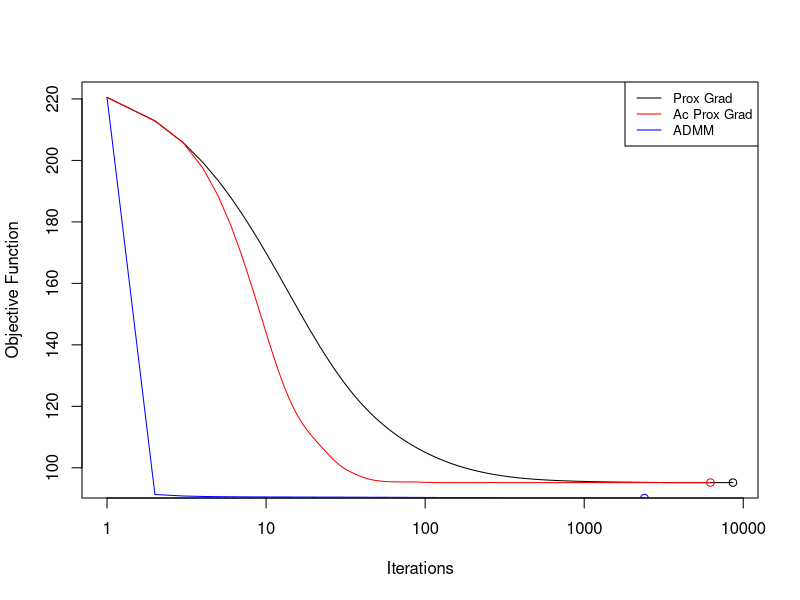

R code for this plot:
## ---- chunk 1

# Exercises 6 functions
#__________________________________________________________________
# Estimate the Lasso Objective Function

Lasso_OF <- function(beta, Y, X, lambda){
  # Compute the Negative Log-Likelihood function
  # Input:
  # beta = regression parameters (vector M)
  # X = features (matrix M x P)
  # Y = vector of observations (vector M)
  # lambda = complexity parameter (scalar)
  # Output:
  # Lasso_OF = Lasso Objective Function (scalar)
  t <- X %*% beta
  OF <- (0.5 ) * crossprod(Y - t) + lambda * sum(abs(beta))
  OF <- as.numeric(OF) 
}

#__________________________________________________________________
# Estimate the Gradient of the Negative Log-Likelihood

Gradient <- function(beta, Y, X){
  # Estimate the gradient of  the Negative Log-Likelihood of the Logit Model
  # Input:
  # beta = regression parameters (vector M)
  # X = features (matrix M x P)
  # Y = vector of observations (vector M)
  # Output:
  # gradient = gradient (vector M)
  t <- Y - X %*% beta
  grad <- -(1/nrow(X)) * crossprod(X, t)
}

#__________________________________________________________________
# Estimate the Soft-Thresholding Function
S_lambda <- function(Y, lambda){
  # Estimate beta using the soft-thresholding operator
  # Input:
  # Y = vector of observations (vector M)
  # lambda = complexity parameter (constant)
  # Output:
  # beta = estimated beta vector (vector M)
  t <- cbind(rep(0, length(Y)), abs(Y) - lambda)
  prox <- sign(Y) * apply(t, 1, max) 
}

#__________________________________________________________________
# The Proximal Gradient Method Implementation

proximal_gradient <- function(Y, X, lambda, gamma, iter, tol){
  # Estimate Lasso regression using The Proximal Gradient Method
  # Input:
  # Y = vector of observations (vector M)
  # X = features (matrix M x P)
  # lambda = complexity parameter (constant)
  # gamma = proximal operator parameter (scalar)
  # iter = number of iterations (scalar = N)
  # tol = tolerance (scalar)
  # Output:
  # beta = estimated beta vector (vector P)
  # Lasso_OF = negative log-likelihood per iteration (vector N) 
  
  P <- dim(X)[2]
  betas <- array(NA, dim=c(iter, P))
  betas[1,] <- rep(0, P) # Initial guess is zero
  OF <- array(NA, dim = iter)
  OF[1] <- Lasso_OF(betas[1,], Y, X, lambda)
  
  for (i in 2:iter){
    gradient <- Gradient(betas[i-1,], Y, X) # Step 1 of my pseudocode
    u <- betas[i-1,] - gamma * gradient # Step 2 of my pseudocode
    betas[i,] <- S_lambda(u, gamma * lambda)  # Step 3 of my pseudocode
    OF[i] <- Lasso_OF(betas[i,], Y, X, lambda)
    
    # Convergence Check
    e <- abs(OF[i-1] - OF[i]) / (OF[i-1] + tol)
    if ( e < tol){
      cat('Converged at_', i)
      OF <- OF[1:i]
      betas <- betas[1:i, ]
      break
    }
    else if ((i == iter) & (e) >= tol){
      print('Did not Converge')
      break
    }
  }
  return(list("Lasso_OF" = OF, "betas" = betas[i,]))
}

#__________________________________________________________________
# The Accelerated Proximal Gradient Method Implementation

ac_proximal_gradient <- function(Y, X, lambda, gamma, iter, tol){
  # Estimate Lasso regression using The Accelerated Proximal Gradient Method
  # Input:
  # Y = vector of observations (vector M)
  # X = features (matrix M x P)
  # lambda = complexity parameter (constant)
  # gamma = proximal operator parameter (scalar)
  # iter = number of iterations (scalar = N)
  # tol = tolerance (scalar)
  # Output:
  # beta = estimated beta vector (vector P)
  # Lasso_OF = negative log-likelihood per iteration (vector N) 
  
  P <- dim(X)[2]
  betas <- array(NA, dim=c(iter, P))
  betas[1,] <- rep(0, P) # Initial guess is zero
  OF <- array(NA, dim = iter)
  OF[1] <- Lasso_OF(betas[1,], Y, X, lambda)
  s <- rep(NA, iter)
  s[1] <- 1
  z <- rep(0, P)
  
  for (i in 2:iter){
    gradient <- Gradient(betas[i-1,], Y, X) # Step 1 of my pseudocode
    u <- z - gamma * gradient # Step 2 of my pseudocode
    betas[i,] <- S_lambda(u, gamma * lambda)  # Step 3 of my pseudocode
    s[i] <- (1 + sqrt(1 + 4 * s[i-1]^2))/2 # Step 4 of my pseudocode
    # Step 5 of my pseudocode
    z <- betas[i, ] + ((s[i-1] - 1)/s[i]) * (betas[i, ] - betas[i-1, ]) 
    OF[i] <- Lasso_OF(betas[i,], Y, X, lambda)
    
    # Convergence Check
    e <- abs(OF[i-1] - OF[i]) / (OF[i-1] + tol)
    if ( e < tol){
      cat('Converged at_', i)
      OF <- OF[1:i]
      betas <- betas[1:i, ]
      break
    }
    else if ((i == iter) & (e) >= tol){
      print('Did not Converge')
      break
    }
  }
  return(list("Lasso_OF" = OF, "betas" = betas[i,]))
}

#__________________________________________________________________

## ---- chunk 2
#__________________________________________________________________
# The Alternative Direction Method of Multipliers (ADMM) Method Implementation

ADMM <- function(Y, X, lambda, rho, iter, tol){
  # Estimate Lasso regression using The ADMM Method
  # Input:
  # Y = vector of observations (vector M)
  # X = features (matrix M x P)
  # lambda = complexity parameter (constant)
  # rho = step size (scalar)
  # iter = number of iterations (scalar = N)
  # tol = tolerance (scalar)
  # Output:
  # beta = estimated beta vector (vector P)
  # Lasso_OF = negative log-likelihood per iteration (vector N) 
  
  P <- dim(X)[2]
  betas <- array(NA, dim=c(iter, P))
  betas[1,] <- rep(0, P) # Initial guess is zero
  
  OF <- array(NA, dim = iter)
  OF[1] <- Lasso_OF(betas[1,], Y, X, lambda)
  
  inv <- solve(crossprod(X) + diag(rho, P))
  XtY <- crossprod(X, Y)
  
  z <- rep(0, P) # gamma
	v <- rep(0, P)
  
  for (i in 2:iter){
    betas[i,] <- inv %*% (XtY + rho * ( z - v)) # Step 1 of my pseudocode
    z <- S_lambda(betas[i,] + v, lambda / rho) # Step 2 of my pseudocode
    v <- v + betas[i,] - z # Step 3 of my pseudocode
    
    OF[i] <- Lasso_OF(betas[i,], Y, X, lambda)
    
    # Convergence Check
    e <- abs(OF[i-1] - OF[i]) / (OF[i-1] + tol)
    if ( e < tol){
      cat('Converged at_', i)
      OF <- OF[1:i]
      betas <- betas[1:i, ]
      break
    }
    else if ((i == iter) & (e) >= tol){
      print('Did not Converge')
      break
    }
  }
  return(list("Lasso_OF" = OF, "betas" = betas[i,]))
}
#__________________________________________________________________

## ---- chunk 3

#__________________________________________________________________
# Load Diabetes Data
X = as.matrix(read.csv('diabetesX.csv'))
X = scale(X) 
Y = as.numeric(read.csv('diabetesY.csv',header=F)[,1])
Y = scale(Y)

#__________________________________________________________________
# Set Values
lambda <- 0.01
gamma <- 0.01
iter <- 10000
tol <- 1E-10
rho <- 5

#__________________________________________________________________
## ---- chunk 4

#__________________________________________________________________
# Apply Functions
Prox_Grad <- proximal_gradient(Y, X, lambda, gamma, iter, tol)
Ac_Prox_Grad <- ac_proximal_gradient(Y, X, lambda, gamma, iter, tol)
ADMM <- ADMM(Y, X, lambda, rho, iter, tol)
#__________________________________________________________________
# Plot Results

#png(filename=paste('Convergency','.png', sep = ""), width = 15, 
#    height = 12, units = "cm", res = 200)
plot(Prox_Grad$Lasso_OF, type = 'l', log = 'x', xlab = 'Iterations', 
     ylab = 'Objective Function')
lines(Ac_Prox_Grad$Lasso_OF, col="red")
lines(ADMM$Lasso_OF, col="blue")
points(8614, Prox_Grad$Lasso_OF[4807])
points(6218, Ac_Prox_Grad$Lasso_OF[1375], col="red")
points(2391, ADMM$Lasso_OF[1375], col="blue")
legend('topright',legend = c('Prox Grad','Ac Prox Grad','ADMM'), 
       col=c("black", "red","blue"), lty=1:1, cex=0.8)
#dev.off()

#__________________________________________________________________
